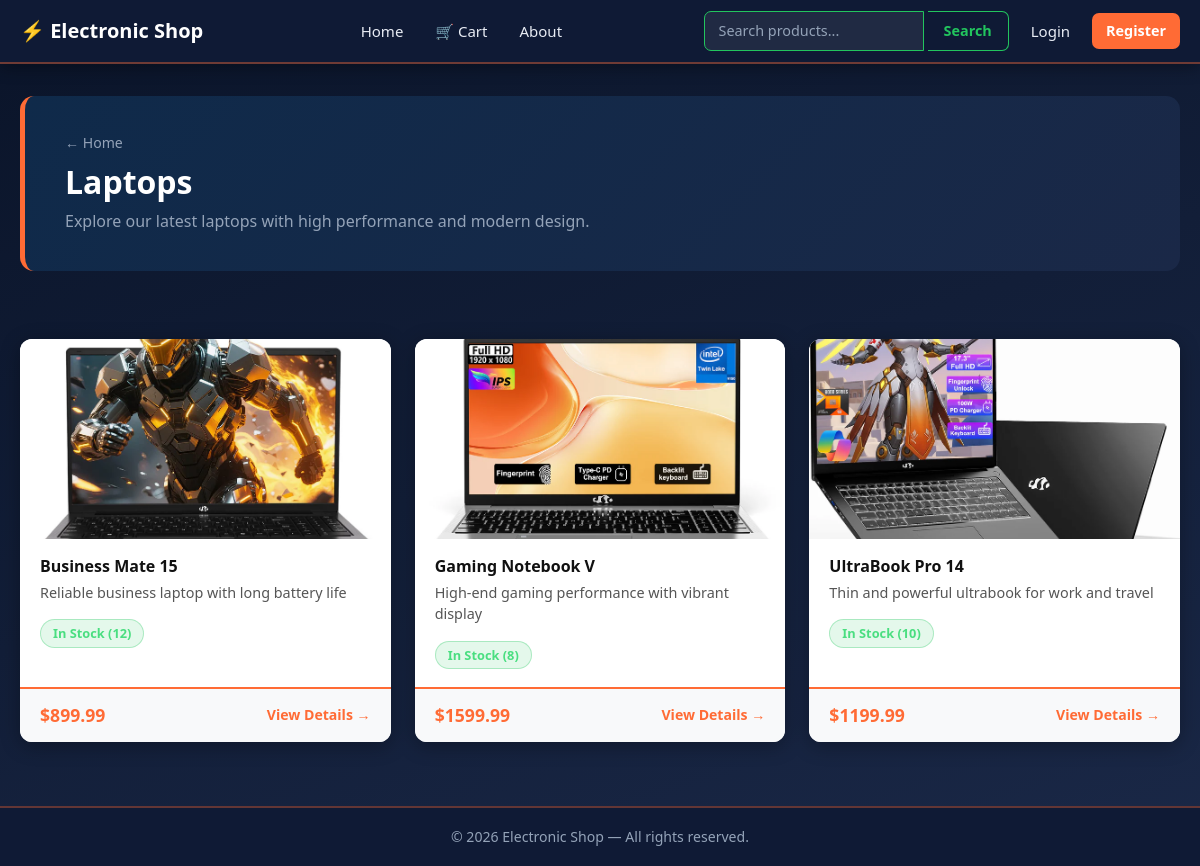
Before: /category/laptops/ with the older database file.
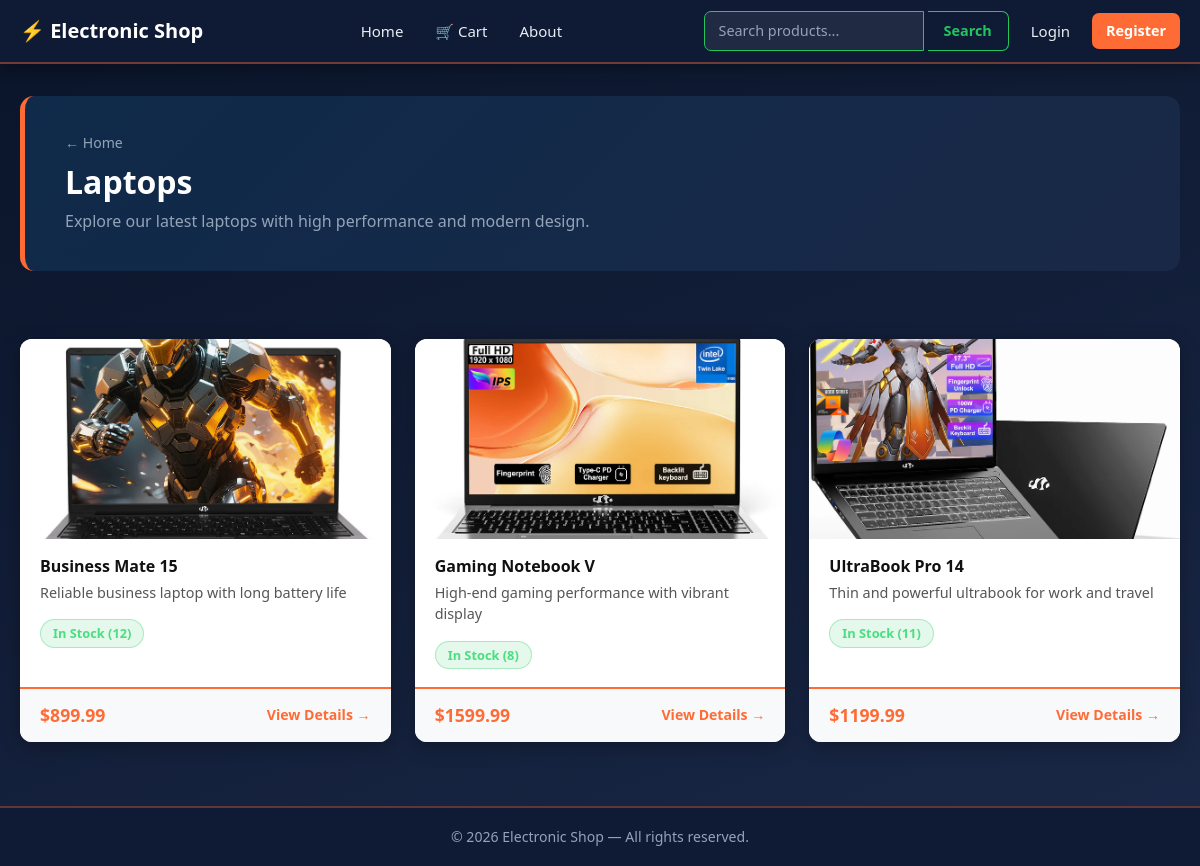
After: the same page with the newer database file.
### shop/models.py (models this page shows, shortened)
class Product(models.Model):
    category = models.ForeignKey(
        Category, on_delete=models.CASCADE, related_name='products'
    )
    name = models.CharField(max_length=200)
    slug = models.SlugField(unique=True, blank=True)
    price = models.DecimalField(max_digits=10, decimal_places=2)
    description = models.TextField(blank=True)
    key_features = models.TextField(blank=True)
    image = models.ImageField(upload_to='products/')
    stock = models.PositiveIntegerField(default=10)
    created_at = models.DateTimeField(auto_now_add=True)
    updated_at = models.DateTimeField(auto_now=True)
    def get_absolute_url(self):
        return reverse('shop:product_detail', kwargs={'slug': self.slug})

### shop/views.py (the view)
# urls.py: path('category/<slug:slug>/', views.CategoryView.as_view(), name='category'),
class CategoryView(DetailView):
    model = Category
    template_name = 'shop/category.html'
    context_object_name = 'category'
    def get_context_data(self, **kwargs):
        ctx = super().get_context_data(**kwargs)
        ctx['products'] = (
            self.object.products
            .select_related('category')
            .order_by('-created_at')
        )
        return ctx

### shop/context_processors.py (called while the page is built)
def cart_count(request):
    if request.user.is_authenticated:
        try:
            return {'cart_count': request.user.cart.total_items}
        except Cart.DoesNotExist:
            pass
    return {'cart_count': 0}

### templates/shop/category.html (shortened to what this page needs)
{% extends 'base.html' %}
{% block content %}
<div class="category-header">
    <div class="d-flex align-items-center gap-3 mb-2">
        <a href="{% url 'shop:home' %}" class="back-link">← Home</a>
    </div>
    <h1>{{ category.name }}</h1>
    {% if category.description %}
    <p>{{ category.description }}</p>
    {% endif %}
</div>
{% if products %}
<div class="row g-4">
    {% for product in products %}
    <div class="col-md-4">
        <a href="{{ product.get_absolute_url }}" class="text-decoration-none">
            <div class="card">
                {% if product.image %}
                <img src="{{ product.image.url }}"
                     class="card-img-top" alt="{{ product.name }}">
                {% else %}
                <div class="card-img-top d-flex align-items-center justify-content-center"
                     style="background:#e9ecef; font-size:3rem;">📦</div>
                {% endif %}
                <div class="card-body">
                    <h5 class="card-title">{{ product.name }}</h5>
                    <p class="card-text">{{ product.description|truncatechars:90 }}</p>
                    {% if product.stock > 0 %}
                        <span class="stock-badge in-stock">In Stock ({{ product.stock }})</span>
                    {% else %}
                        <span class="stock-badge out-stock">Out of Stock</span>
                    {% endif %}
                </div>
                <div class="card-footer-accent">
                    <span class="card-price">${{ product.price }}</span>
                    <span class="card-cta">View Details →</span>
                </div>
            </div>
        </a>
    </div>
    {% endfor %}
</div>
{% else %}
<div class="empty-state">
    <div class="empty-icon">📦</div>
    <h4 style="color:var(--text-light);">No products in this category yet.</h4>
</div>
{% endif %}
{% endblock %}

Changed rows visible on the page:
changed Product "UltraBook Pro 14": stock "10" → "11"
